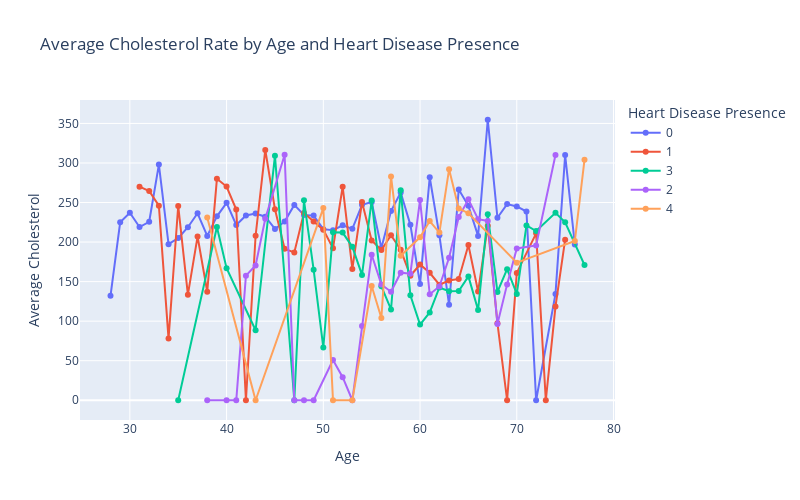

This figure's notebook cell:
### Code cell
avg_chol_by_age_num = df.groupby(['age', 'num'])['chol'].mean().reset_index()

import plotly.express as px

fig = px.line(
    avg_chol_by_age_num,
    x='age',
    y='chol',
    color='num',
    markers=True,
    labels={'chol': 'Average Cholesterol', 'age': 'Age', 'num': 'Heart Disease Presence'},
    title='Average Cholesterol Rate by Age and Heart Disease Presence'
)
fig.update_layout(height=500, width=800)
fig.show()

### Figure 1 — Plotly figure (JSON) as saved in the notebook; plotly's stock layout.template omitted (floating-point values rounded to 4 significant figures)
{"data": [{"hovertemplate": "Heart Disease Presence=0<br>Age=%{x}<br>Average Cholesterol=%{y}<extra></extra>", "legendgroup": "0", "line": {"color": "#636efa", "dash": "solid"}, "marker": {"symbol": "circle"}, "mode": "lines+markers", "name": "0", "orientation": "v", "showlegend": true, "type": "scatter", "x": [28.0, 29.0, 30.0, 31.0, 32.0, 33.0, 34.0, 35.0, 36.0, 37.0, 38.0, 39.0, 40.0, 41.0, 42.0, 43.0, 44.0, 45.0, 46.0, 47.0, 48.0, 49.0, 50.0, 51.0, 52.0, 53.0, 54.0, 55.0, 56.0, 57.0, 58.0, 59.0, 60.0, 61.0, 62.0, 63.0, 64.0, 65.0, 66.0, 67.0, 68.0, 69.0, 70.0, 71.0, 72.0, 74.0, 75.0, 76.0], "xaxis": "x", "y": [132.0, 225.0, 237.0, 219.0, 225.7, 298.0, 197.4, 205.0, 218.8, 236.4, 207.8, 232.5, 249.6, 221.7, 233.7, 236.1, 232.1, 216.6, 225.9, 247.0, 234.2, 233.4, 216.4, 215.0, 221.3, 216.8, 247.0, 250.5, 192.6, 239.2, 262.6, 221.8, 147.1, 282.0, 208.5, 120.7, 266.4, 245.8, 207.8, 354.7, 230.8, 248.0, 245.0, 238.7, 0.0, 134.5, 310.0, 197.0], "yaxis": "y"}, {"hovertemplate": "Heart Disease Presence=1<br>Age=%{x}<br>Average Cholesterol=%{y}<extra></extra>", "legendgroup": "1", "line": {"color": "#EF553B", "dash": "solid"}, "marker": {"symbol": "circle"}, "mode": "lines+markers", "name": "1", "orientation": "v", "showlegend": true, "type": "scatter", "x": [31.0, 32.0, 33.0, 34.0, 35.0, 36.0, 37.0, 38.0, 39.0, 40.0, 41.0, 42.0, 43.0, 44.0, 45.0, 46.0, 47.0, 48.0, 49.0, 50.0, 51.0, 52.0, 53.0, 54.0, 55.0, 56.0, 57.0, 58.0, 59.0, 60.0, 61.0, 62.0, 63.0, 64.0, 65.0, 66.0, 67.0, 68.0, 69.0, 70.0, 72.0, 73.0, 74.0, 75.0], "xaxis": "x", "y": [270.0, 264.5, 246.0, 78.0, 245.7, 133.5, 207.0, 137.2, 280.0, 270.2, 241.2, 0.0, 208.0, 316.5, 241.5, 191.5, 186.8, 236.9, 226.1, 215.7, 192.2, 270.0, 166.1, 250.5, 202.0, 190.0, 208.6, 190.2, 157.4, 171.6, 161.1, 146.1, 151.4, 153.3, 196.3, 137.5, 220.5, 97.5, 0.0, 161.0, 211.0, 0.0, 118.5, 203.0], "yaxis": "y"}, {"hovertemplate": "Heart Disease Presence=3<br>Age=%{x}<br>Average Cholesterol=%{y}<extra></extra>", "legendgroup": "3", "line": {"color": "#00cc96", "dash": "solid"}, "marker": {"symbol": "circle"}, "mode": "lines+markers", "name": "3", "orientation": "v", "showlegend": true, "type": "scatter", "x": [35.0, 39.0, 40.0, 43.0, 45.0, 47.0, 48.0, 49.0, 50.0, 51.0, 52.0, 53.0, 54.0, 55.0, 56.0, 57.0, 58.0, 59.0, 60.0, 61.0, 62.0, 63.0, 64.0, 65.0, 66.0, 67.0, 68.0, 69.0, 70.0, 71.0, 72.0, 74.0, 75.0, 77.0], "xaxis": "x", "y": [0.0, 219.0, 167.0, 88.5, 309.0, 0.0, 252.7, 165.0, 66.67, 212.3, 212.0, 194.0, 158.5, 252.6, 144.0, 114.8, 265.6, 132.7, 95.67, 111.1, 142.6, 137.8, 138.0, 156.6, 114.0, 235.2, 137.0, 165.7, 134.5, 221.0, 214.0, 237.0, 225.0, 171.0], "yaxis": "y"}, {"hovertemplate": "Heart Disease Presence=2<br>Age=%{x}<br>Average Cholesterol=%{y}<extra></extra>", "legendgroup": "2", "line": {"color": "#ab63fa", "dash": "solid"}, "marker": {"symbol": "circle"}, "mode": "lines+markers", "name": "2", "orientation": "v", "showlegend": true, "type": "scatter", "x": [38.0, 40.0, 41.0, 42.0, 43.0, 44.0, 46.0, 47.0, 48.0, 49.0, 51.0, 52.0, 53.0, 54.0, 55.0, 56.0, 57.0, 58.0, 59.0, 60.0, 61.0, 62.0, 63.0, 64.0, 65.0, 66.0, 67.0, 68.0, 69.0, 70.0, 72.0, 74.0], "xaxis": "x", "y": [0.0, 0.0, 0.0, 157.5, 170.5, 229.5, 310.5, 0.0, 0.0, 0.0, 50.83, 29.14, 0.0, 94.0, 184.0, 146.4, 137.2, 161.3, 160.0, 253.3, 134.0, 143.9, 180.1, 231.7, 254.0, 229.0, 226.8, 96.5, 146.5, 192.0, 195.8, 310.0], "yaxis": "y"}, {"hovertemplate": "Heart Disease Presence=4<br>Age=%{x}<br>Average Cholesterol=%{y}<extra></extra>", "legendgroup": "4", "line": {"color": "#FFA15A", "dash": "solid"}, "marker": {"symbol": "circle"}, "mode": "lines+markers", "name": "4", "orientation": "v", "showlegend": true, "type": "scatter", "x": [38.0, 43.0, 50.0, 51.0, 53.0, 55.0, 56.0, 57.0, 58.0, 60.0, 61.0, 62.0, 63.0, 64.0, 65.0, 70.0, 76.0, 77.0], "xaxis": "x", "y": [231.0, 0.0, 243.0, 0.0, 0.0, 144.5, 104.0, 283.0, 182.7, 206.0, 226.5, 212.0, 292.0, 242.5, 236.5, 174.0, 201.3, 304.0], "yaxis": "y"}], "layout": {"height": 500, "legend": {"title": {"text": "Heart Disease Presence"}, "tracegroupgap": 0}, "title": {"text": "Average Cholesterol Rate by Age and Heart Disease Presence"}, "width": 800, "xaxis": {"anchor": "y", "domain": [0, 1], "title": {"text": "Age"}}, "yaxis": {"anchor": "x", "domain": [0, 1], "title": {"text": "Average Cholesterol"}}}}
